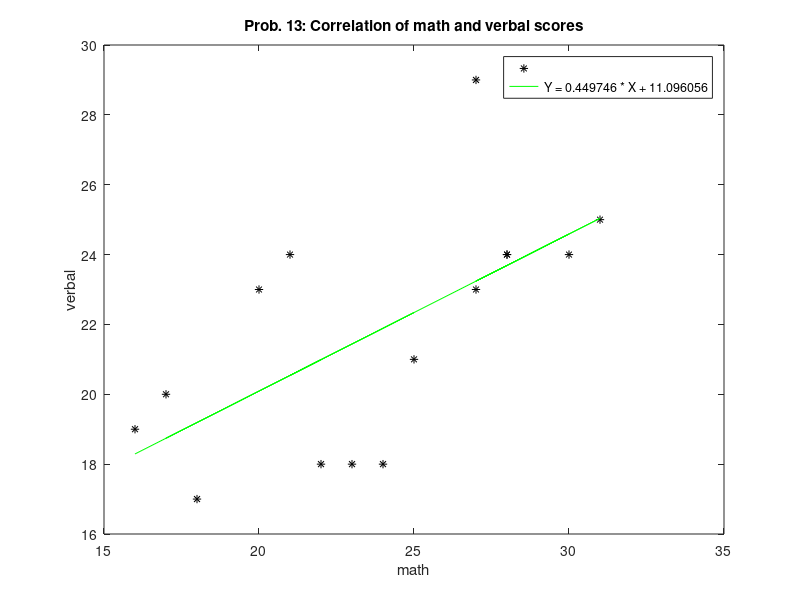
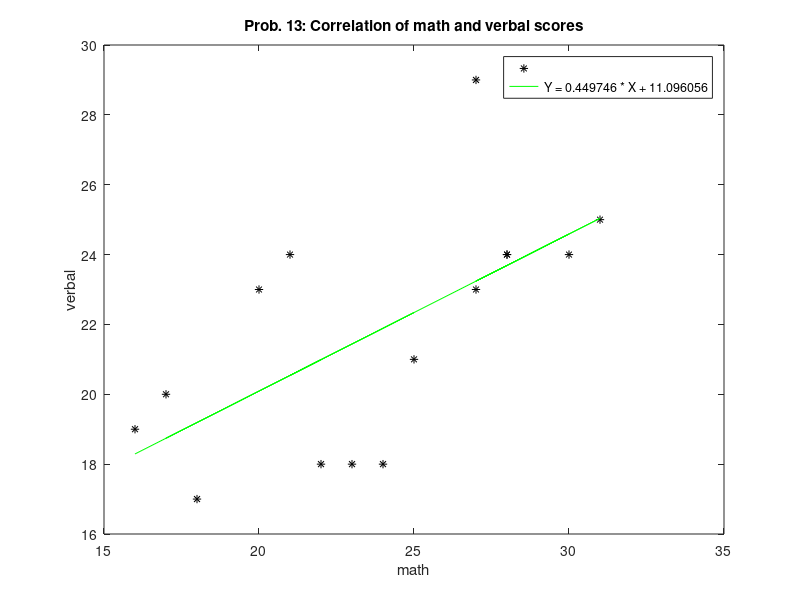

Write the MATLAB code that produced these figures, in order.
% Problem 13: correlation ACT of math and verbal scores
math_and_verbal = [
[16,19]; [18,17]; [22,18]; [20,23]; [17,20];
[25,21]; [21,24]; [23,18]; [24,18]; [31,25];
[27,29]; [28,24]; [30,24]; [27,23]; [28,24];
];
X = math_and_verbal(:, 1)'; % math scores
Y = math_and_verbal(:, 2)'; % verbal scores
ux = mean(X); uy = mean(Y);
sx2 = var(X); sy2 = var(Y);
r = corr(X, Y);
r2 = (X - ux) * (Y - uy)' / (length(X) - 1)/ sqrt(sx2 * sy2);
% check that our formula for 'r' gets the same answer as the builtin function
%!test assert((r - r2)/r2 < .001)
printf('(a) ux: %.2f, uy: %.2f, sx2: %.3f, sy2: %.3f, r: %.3f\n', ux, uy, sx2, sy2, r);
[P S] = polyfit(X, Y, 1);
Yh = P(1)*X + P(2);
plot(X, Y, 'k*', X, Yh, 'g-'); % properties: 'k*', black stars, 'g-': green lines
title('Prob. 13: Correlation of math and verbal scores');
xlabel('math'); ylabel('verbal');
line = sprintf('Y = %f * X + %f', P(1), P(2));
printf('(b) Best fitting line: %s\n', line);
printf('(c) See plot\n'); legend('', line);
if (OCTAVE_VERSION)
	print -dpng 13.png; print -dsvg 13.svg;
endif
